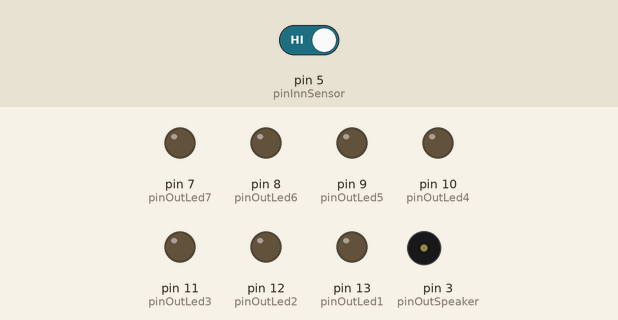
Bench run of a program on a simulated Arduino Uno, built with avr-gcc and run on an emulated ATmega328P. Parts: output pins drawn as LEDs (lit = HIGH), buzzer (waves = sounding). The test bench sets the inputs (shaded band); at power-on: pin 5 (pinInnSensor) HIGH. Random numbers use the default seed unless the program sets one; what the program prints to the serial monitor is not drawn.

Above: at 1.2 s.
1.3 s: pin 5 (pinInnSensor) driven LOW
At 1.76 s:
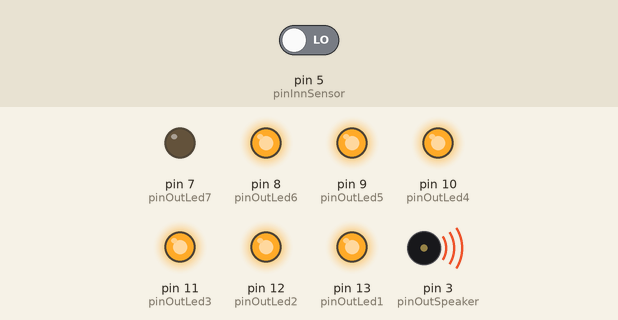
At 4.58 s:
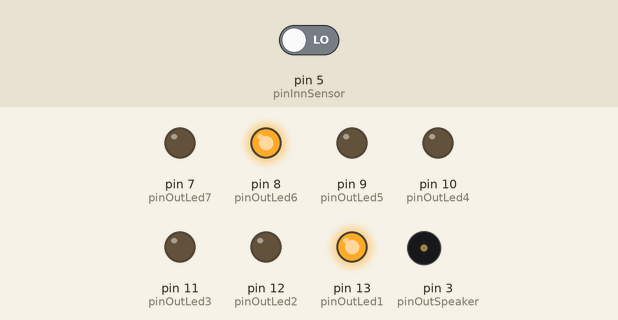
Timing chart, 0 to 10.3 s (numbered marks = the images above; inputs shaded):
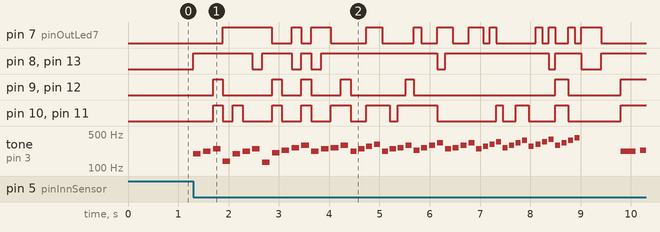

The program:

main.cpp
```cpp
#include <Arduino.h>
#include "pitches.h"

/*
 * Shape for led dice
 *
 *  1x      4x
 *  2x  7x  5x
 *  3x      6x
 *
 * */

/* Led-light ID */
int pinOutLed1 = 13;
int pinOutLed2 = 12;
int pinOutLed3 = 11;
int pinOutLed4 = 10;
int pinOutLed5 = 9;
int pinOutLed6 = 8;
int pinOutLed7 = 7;

/* Speaker */
const int pinOutSpeaker = 3;

/* Tilt switch sensor */
const int pinInnSensor = 5;

/* Configuration for lighting dices */
int dice[6][7] = {
        {0, 0, 0, 0, 0, 0, 1},
        {1, 0, 0, 0, 0, 1, 0},
        {1, 0, 0, 0, 0, 1, 1},
        {1, 0, 1, 1, 0, 1, 0},
        {1, 0, 1, 1, 0, 1, 1},
        {1, 1, 1, 1, 1, 1, 0},
};

int melody[] = {
        NOTE_G3, NOTE_A3, NOTE_B3, NOTE_CS3,
        NOTE_G3, NOTE_A3, NOTE_B3, NOTE_C3,
        NOTE_GS3, NOTE_AS3, NOTE_C4, NOTE_D4,
        NOTE_A3, NOTE_B3, NOTE_C4, NOTE_D4,

        NOTE_A3, NOTE_B3, NOTE_CS4, NOTE_DS4,
        NOTE_A3, NOTE_B3, NOTE_C4, NOTE_D4,
        NOTE_AS3, NOTE_C4, NOTE_D4, NOTE_E4,
        NOTE_B3, NOTE_C4, NOTE_D4, NOTE_E4,

        NOTE_B3, NOTE_CS4, NOTE_DS4, NOTE_F4,
        NOTE_C4, NOTE_D4, NOTE_E4, NOTE_FS4,
        NOTE_CS4, NOTE_DS4, NOTE_F4, NOTE_G4,
        NOTE_D4, NOTE_E4, NOTE_FS4, NOTE_GS4,

        BREAK, BREAK,
        NOTE_A3, NOTE_AS3, NOTE_B3, NOTE_C4
};

int noteDurations[] = {
        4, 4, 4, 4,
        4, 4, 4, 4,
        4, 4, 4, 4,
        4, 4, 4, 4,

        5, 5, 5, 5,
        5, 5, 5, 5,
        5, 5, 5, 5,
        5, 5, 5, 5,

        6, 6, 6, 6,
        6, 6, 6, 6,
        6, 6, 6, 6,
        6, 6, 6, 6,

        2, 2,
        2, 2, 2, 1
};


void showDice(long number);
void hideDice();
void sensorAndLedTest();
void numberTest();


void setup() {
    Serial.begin(9600);

    pinMode(pinOutLed1, OUTPUT);
    pinMode(pinOutLed2, OUTPUT);
    pinMode(pinOutLed3, OUTPUT);
    pinMode(pinOutLed4, OUTPUT);
    pinMode(pinOutLed5, OUTPUT);
    pinMode(pinOutLed6, OUTPUT);
    pinMode(pinOutLed7, OUTPUT);
    pinMode(pinOutSpeaker, OUTPUT);
    pinMode(pinInnSensor, INPUT);

}

void loop() {
    /* 1 == inactive
     * 0 == active */
    int stateSensor = digitalRead(pinInnSensor);

//    sensorAndLedTest();
//    numberTest();

    if (stateSensor == 0) {
        for (int thisNote = 0; thisNote < 54; thisNote++) {
            hideDice();
            int noteDuration = 600 / noteDurations[thisNote];

            long number = random(0, 6);
            showDice(number);

            tone(3, melody[thisNote], noteDuration);

            int pauseBetweenNotes = noteDuration * 1.30;
            delay(pauseBetweenNotes);
            noTone(3);
        }

        hideDice();
        long number = random(0, 6);
        showDice(number);
    }
}

void showDice(long number) {
    for (int i = 0; i < 7; ++i) {
        if (dice[number][i] == 1) {
            Serial.print(i);
            switch (i) {
                case 0:
                    digitalWrite(pinOutLed1, 1);
                    break;
                case 1:
                    digitalWrite(pinOutLed2, 1);
                    break;
                case 2:
                    digitalWrite(pinOutLed3, 1);
                    break;
                case 3:
                    digitalWrite(pinOutLed4, 1);
                    break;
                case 4:
                    digitalWrite(pinOutLed5, 1);
                    break;
                case 5:
                    digitalWrite(pinOutLed6, 1);
                    break;
                case 6:
                    digitalWrite(pinOutLed7, 1);
                    break;
            }
        }
    }
}

void hideDice() {
    digitalWrite(pinOutLed1, 0);
    digitalWrite(pinOutLed2, 0);
    digitalWrite(pinOutLed3, 0);
    digitalWrite(pinOutLed4, 0);
    digitalWrite(pinOutLed5, 0);
    digitalWrite(pinOutLed6, 0);
    digitalWrite(pinOutLed7, 0);
}

void sensorAndLedTest() {
    /* 1 == inactive
 * 0 == active */
    int stateSensor = digitalRead(pinInnSensor);

    if (stateSensor == 0) {
        digitalWrite(pinOutLed1, 1);
        digitalWrite(pinOutLed2, 1);
        digitalWrite(pinOutLed3, 1);
        digitalWrite(pinOutLed4, 1);
        digitalWrite(pinOutLed5, 1);
        digitalWrite(pinOutLed6, 1);
        digitalWrite(pinOutLed7, 1);
    } else {
        digitalWrite(pinOutLed1, 0);
        digitalWrite(pinOutLed2, 0);
        digitalWrite(pinOutLed3, 0);
        digitalWrite(pinOutLed4, 0);
        digitalWrite(pinOutLed5, 0);
        digitalWrite(pinOutLed6, 0);
        digitalWrite(pinOutLed7, 0);
    }

    Serial.print(stateSensor);
    Serial.print('\n');
    delay(100);
}

void numberTest() {
    for (int number = 0; number < 6; ++number) {
        for (int i = 0; i < 7; ++i) {
            if (dice[number][i] == 1) {
                Serial.print(i);
                switch (i) {
                    case 0:
                        digitalWrite(pinOutLed1, 1);
                        break;
                    case 1:
                        digitalWrite(pinOutLed2, 1);
                        break;
                    case 2:
                        digitalWrite(pinOutLed3, 1);
                        break;
                    case 3:
                        digitalWrite(pinOutLed4, 1);
                        break;
                    case 4:
                        digitalWrite(pinOutLed5, 1);
                        break;
                    case 5:
                        digitalWrite(pinOutLed6, 1);
                        break;
                    case 6:
                        digitalWrite(pinOutLed7, 1);
                        break;
                }
            }
        }
        delay(1000);
        hideDice();
        delay(1000);
    }
}
```

pitches.h
```cpp
/*************************************************
   Public Constants
 *************************************************/

#define BREAK 0
#define NOTE_B0 31
#define NOTE_C1 33
#define NOTE_CS1 35
#define NOTE_D1 37
#define NOTE_DS1 39
#define NOTE_E1 41
#define NOTE_F1 44
#define NOTE_FS1 46
#define NOTE_G1 49
#define NOTE_GS1 52
#define NOTE_A1 55
#define NOTE_AS1 58
#define NOTE_B1 62
#define NOTE_C2 65
#define NOTE_CS2 69
#define NOTE_D2 73
#define NOTE_DS2 78
#define NOTE_E2 82
#define NOTE_F2 87
#define NOTE_FS2 93
#define NOTE_G2 98
#define NOTE_GS2 104
#define NOTE_A2 110
#define NOTE_AS2 117
#define NOTE_B2 123
#define NOTE_C3 131
#define NOTE_CS3 139
#define NOTE_D3 147
#define NOTE_DS3 156
#define NOTE_E3 165
#define NOTE_F3 175
#define NOTE_FS3 185
#define NOTE_G3 196
#define NOTE_GS3 208
#define NOTE_A3 220
#define NOTE_AS3 233
#define NOTE_B3 247
#define NOTE_C4 262
#define NOTE_CS4 277
#define NOTE_D4 294
#define NOTE_DS4 311
#define NOTE_E4 330
#define NOTE_F4 349
#define NOTE_FS4 370
#define NOTE_G4 392
#define NOTE_GS4 415
#define NOTE_A4 440
#define NOTE_AS4 466
#define NOTE_B4 494
#define NOTE_C5 523
#define NOTE_CS5 554
#define NOTE_D5 587
#define NOTE_DS5 622
#define NOTE_E5 659
#define NOTE_F5 698
#define NOTE_FS5 740
#define NOTE_G5 784
#define NOTE_GS5 831
#define NOTE_A5 880
#define NOTE_AS5 932
#define NOTE_B5 988
#define NOTE_C6 1047
#define NOTE_CS6 1109
#define NOTE_D6 1175
#define NOTE_DS6 1245
#define NOTE_E6 1319
#define NOTE_F6 1397
#define NOTE_FS6 1480
#define NOTE_G6 1568
#define NOTE_GS6 1661
#define NOTE_A6 1760
#define NOTE_AS6 1865
#define NOTE_B6 1976
#define NOTE_C7 2093
#define NOTE_CS7 2217
#define NOTE_D7 2349
#define NOTE_DS7 2489
#define NOTE_E7 2637
#define NOTE_F7 2794
#define NOTE_FS7 2960
#define NOTE_G7 3136
#define NOTE_GS7 3322
#define NOTE_A7 3520
#define NOTE_AS7 3729
#define NOTE_B7 3951
#define NOTE_C8 4186
#define NOTE_CS8 4435
#define NOTE_D8 4699
#define NOTE_DS8 4978
```

Measured:
- after the input at 1.3 s, pin 7 (pinOutLed7): LOW → HIGH after 0.59 s, → LOW 0.98 s later, → HIGH 0.39 s later, → LOW 0.20 s later, … (24 changes in this stretch); pin 8 (pinOutLed6): LOW → HIGH at once, → LOW 1.2 s later, → HIGH 0.20 s later, → LOW 0.59 s later, … (13 changes in this stretch)
